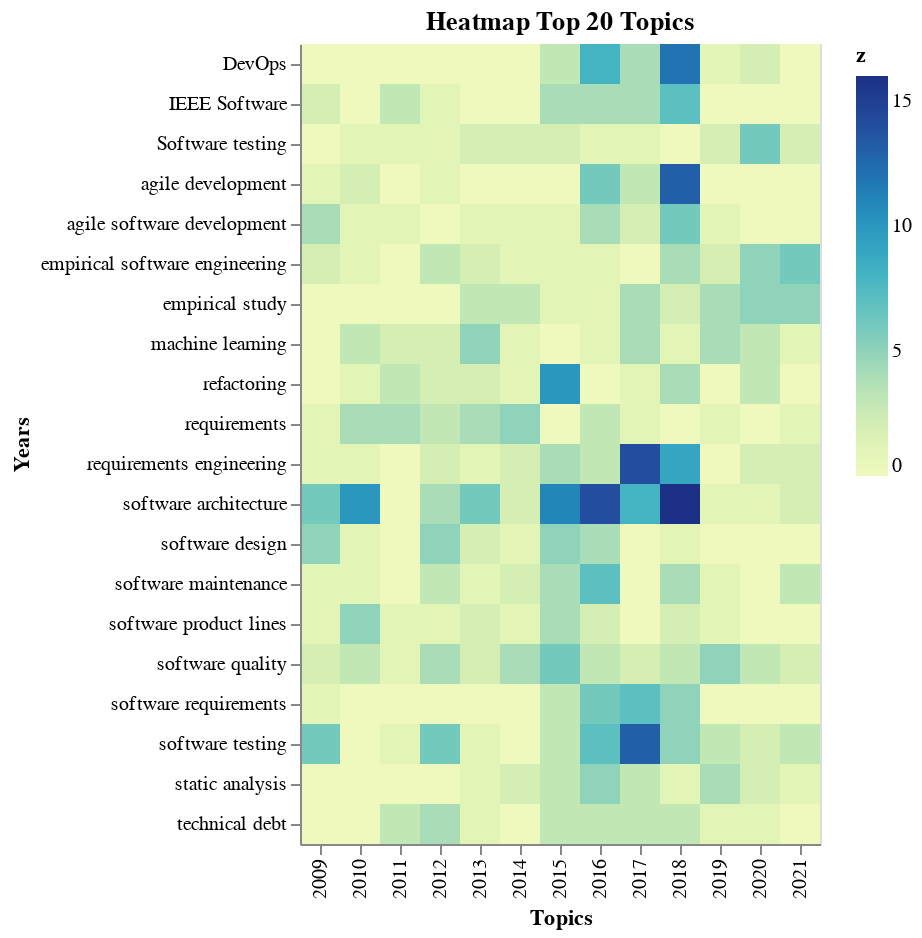

Notebook cell for this chart:
### Code cell
import altair as alt
import numpy as np
import pandas as pd

keyword = keyword_count_data.values

# Compute x^2 + y^2 across a 2D grid
x, y = np.meshgrid(range(2009, 2022,1), keyword_count_data.index)
z = keyword

# Convert this grid to columnar data expected by Altair
source = pd.DataFrame({'Topics': x.ravel(),
                     'Years': y.ravel(),
                     'z': z.ravel()})

years = list(keyword_citation_data.columns.astype(str))

alt.Chart(source).mark_rect().encode(
    x='Topics:O',
    y='Years:O',
    color='z:Q'
).properties(
    title='Heatmap Top 20 Topics'
)

### Figure 1 — Vega-Lite specification as saved in the notebook (floating-point values rounded to 4 significant figures; data arrays with more than 128 entries replaced by an {"elided": "..."} marker saying what was removed)
{"config": {"view": {"continuousWidth": 400, "continuousHeight": 300}}, "data": {"name": "data-93f6af98eceb3b8a6fa458e6edef1a03"}, "mark": "rect", "encoding": {"color": {"type": "quantitative", "field": "z"}, "x": {"type": "ordinal", "field": "Topics"}, "y": {"type": "ordinal", "field": "Years"}}, "title": "Heatmap Top 20 Topics", "$schema": "https://vega.github.io/schema/vega-lite/v4.8.1.json", "datasets": {"data-93f6af98eceb3b8a6fa458e6edef1a03": {"elided": "260 records"}}}
